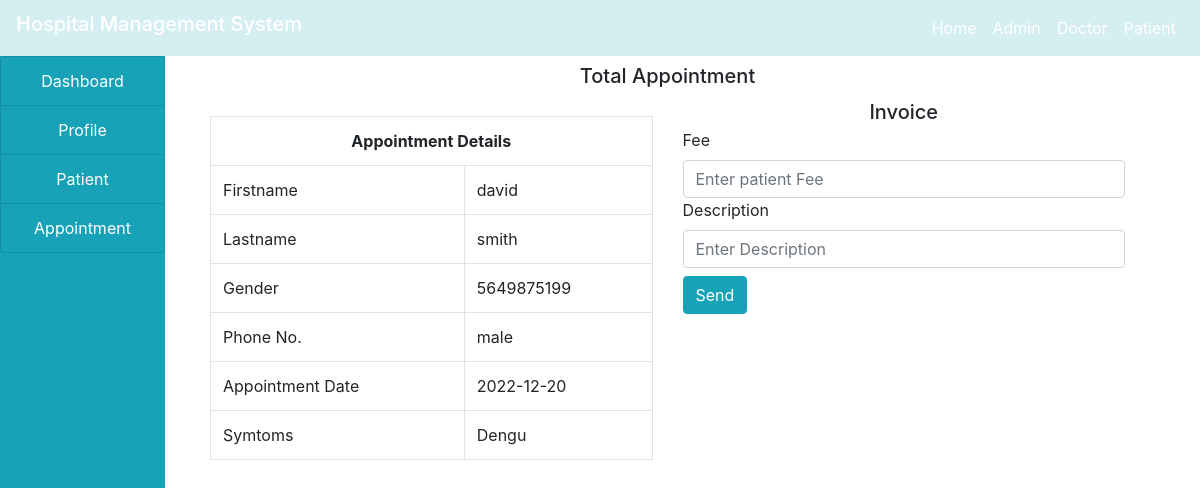
Page /doctor/discharge.php?id=4 on the committed database.
### tables this page shows
CREATE TABLE `appointment` (
  `id` int(11) NOT NULL,
  `firstname` varchar(30) NOT NULL,
  `lastname` varchar(30) NOT NULL,
  `gender` varchar(10) NOT NULL,
  `phone` varchar(40) NOT NULL,
  `appointment_date` varchar(30) NOT NULL,
  `symptoms` varchar(50) NOT NULL,
  `status` varchar(30) NOT NULL,
  `date_booked` varchar(50) NOT NULL
);

### doctor/discharge.php (the view, shortened to what this page needs)
<!DOCTYPE html>
<html>
<head>
</head>
<body>
<?php
	include("../project/home.php");
	include("../project/connection.php");
?>
<div class="container-fluid">
		<div class="col-md-12">
			<div class="row">
				<div class="col-md-2" style="margin-left: -30px;">
					<?php
						include("sidenav.php");
					?>
				</div>
				<div class="col-md-10">
					<h5 class="text-center my-2">Total Appointment</h5>
					<?php
					if(isset($_GET['id']))
					{
						$id = $_GET['id'];
						$query = "SELECT * from appointment where id='$id'";
						$res = mysqli_query($connect,$query);
						$row = mysqli_fetch_array($res);
					}
				    ?>
					<div class="col-md-12">
				    	<div class="row">
				    		<div class="col-md-6">
				    			<table class="table table-bordered" style="margin-top: 20px;">
									<tr>
										<th colspan="2" class="text-center">Appointment Details</th>
									</tr>
									<tr>
										<td>Firstname</td>
										<td><?php echo $row['firstname']; ?></td>
									</tr>
									<tr>
										<td>Lastname</td>
										<td><?php echo $row['lastname']; ?></td>
									</tr>
									<tr>
										<td>Gender</td>
										<td><?php echo $row['gender']; ?></td>
									</tr>
									<tr>
										<td>Phone No.</td>
										<td><?php echo $row['phone']; ?></td>
									</tr>
									<tr>
										<td>Appointment Date</td>
										<td><?php echo $row['appointment_date']; ?></td>
									</tr>
									<tr>
										<td>Symtoms</td>
										<td><?php echo $row['symptoms']; ?></td>
									</tr>
								</table>
							</div>
							<div class="col-md-6">
								<h5 class="text-center my-1">Invoice</h5>
								<form method="post">
									<label>Fee</label>
									<input type="number" name="fee" class="form-control" placeholder="Enter patient Fee" required>
									<label>Description</label>
									<input type="text" name="des" class="form-control" placeholder="Enter Description" required>
									<input type="submit" name="send" value="Send" class="btn btn-info my-2">
								</form>
							</div>
						</div>
					</div>
				</div>
			</div>
		</div>
	</div>
</body>
</html>

### rows in the picture
appointment: firstname "david", lastname "smith", gender "5649875199", phone "male", appointment_date "2022-12-20", symptoms "Dengu"
